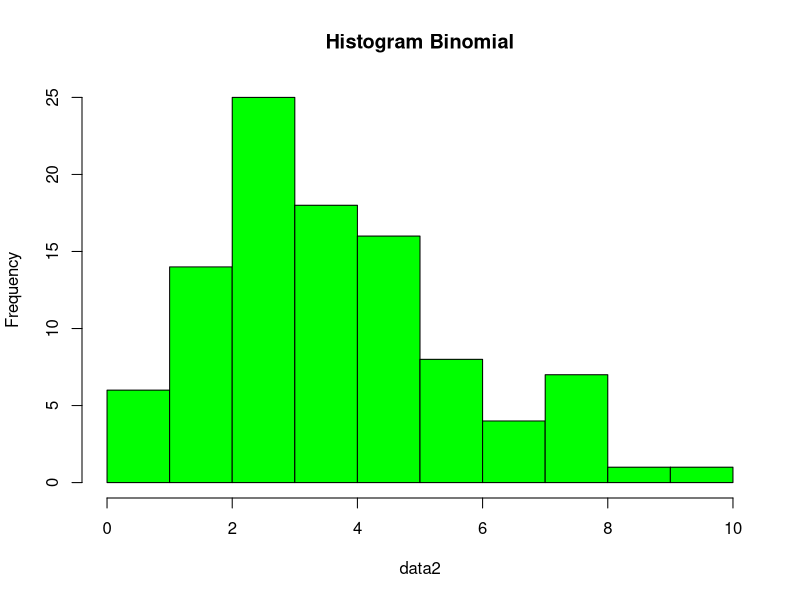

Write the R code that produced this figure.
#  =================== 2 ====================  
x = 4
size = 20
prob = 0.2

## a
dbinom(x, size, prob)

## b
n = 100
data2 = rbinom(n, size, prob) ;data2

hist(data2, main = "Histogram Binomial", col = "green")

## c
mean = size * prob ;mean

var = size * prob * (1 - prob) ;var